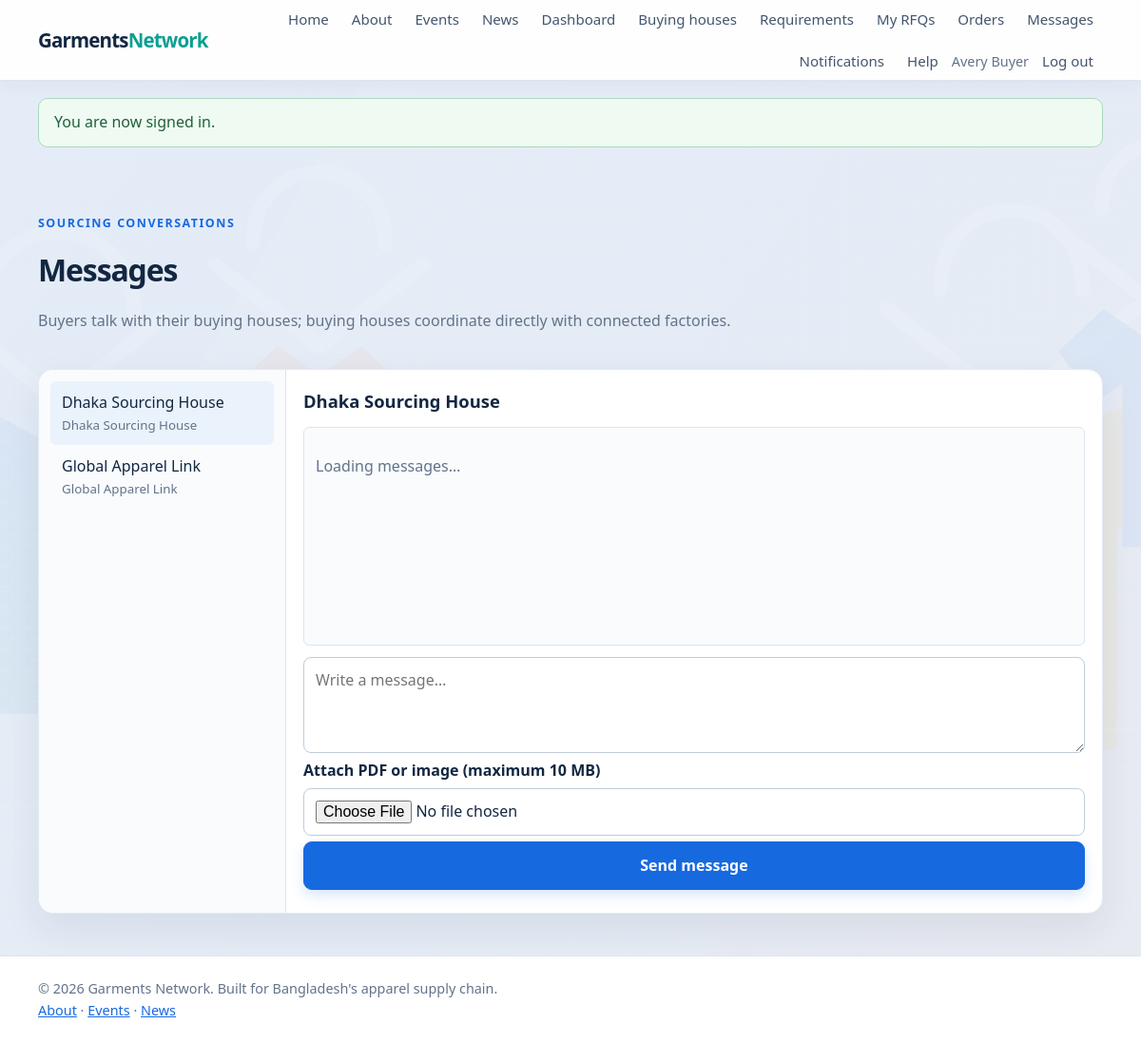
/messages/index.php (signed in), run on the app's committed database.
### tables this page shows
CREATE TABLE users (
    id BIGINT UNSIGNED AUTO_INCREMENT PRIMARY KEY,
    role_id TINYINT UNSIGNED NOT NULL,
    name VARCHAR(120) NOT NULL,
    email VARCHAR(190) NOT NULL UNIQUE,
    password_hash VARCHAR(255) NOT NULL,
    status ENUM('active', 'suspended') NOT NULL DEFAULT 'active',
    created_at TIMESTAMP NOT NULL DEFAULT CURRENT_TIMESTAMP,
    updated_at TIMESTAMP NOT NULL DEFAULT CURRENT_TIMESTAMP ON UPDATE CURRENT_TIMESTAMP,
    CONSTRAINT fk_users_role FOREIGN KEY (role_id) REFERENCES roles(id),
    INDEX idx_users_role_status (role_id, status)
);

### includes/functions.php (called while the page is built, shortened)
<?php
function e(?string $value): string
{
    return htmlspecialchars($value ?? '', ENT_QUOTES | ENT_SUBSTITUTE, 'UTF-8');
}
function app_url(string $path = ''): string
{
    $projectRoot = realpath(__DIR__ . DIRECTORY_SEPARATOR . '..');
    $base = '';
    $scriptFile = isset($_SERVER['SCRIPT_FILENAME']) ? realpath($_SERVER['SCRIPT_FILENAME']) : false;
    $scriptName = str_replace('\\', '/', (string) ($_SERVER['SCRIPT_NAME'] ?? ''));
    if ($projectRoot !== false && $scriptFile !== false) {
        $normalizedRoot = rtrim(str_replace('\\', '/', $projectRoot), '/');
        $normalizedScript = str_replace('\\', '/', $scriptFile);
        $rootPrefix = $normalizedRoot . '/';
        if (stripos($normalizedScript, $rootPrefix) === 0) {
            $relativeScript = substr($normalizedScript, strlen($rootPrefix));
            if ($relativeScript !== '' && strlen($scriptName) >= strlen($relativeScript)) {
                $scriptSuffix = substr($scriptName, -strlen($relativeScript));
                if (strcasecmp($scriptSuffix, $relativeScript) === 0) {
                    $base = rtrim(substr($scriptName, 0, -strlen($relativeScript)), '/');
                }
            }
        }
        if ($base === '') {
            $documentRoot = isset($_SERVER['DOCUMENT_ROOT']) ? realpath($_SERVER['DOCUMENT_ROOT']) : false;
            $normalizedDocumentRoot = $documentRoot === false
                ? ''
                : rtrim(str_replace('\\', '/', $documentRoot), '/');
            $normalizedProject = str_replace('\\', '/', $projectRoot);
        }
    }
    $path = ltrim($path, '/');
    return $base . ($path === '' ? '' : '/' . $path);
}
function csrf_token(): string
{
    return $_SESSION['csrf_token'];
}
function take_flash(): ?array
{
    $flash = $_SESSION['flash'];
    return $flash;
}

### includes/auth.php (called while the page is built, shortened)
<?php
require_once __DIR__ . '/db.php';
require_once __DIR__ . '/functions.php';
function current_user(): ?array
{
    static $checked = false;
    static $cachedUser = null;
    if ($checked) {
        return $cachedUser;
    }
    $checked = true;
    $statement = db()->prepare(
        'SELECT users.id, users.name, users.email, users.status, roles.slug AS role
         FROM users INNER JOIN roles ON roles.id = users.role_id
         WHERE users.id = :user_id LIMIT 1'
    );
    $statement->execute(['user_id' => $_SESSION['user']['id']]);
    $user = $statement->fetch();
    unset($user['status']);
    $cachedUser = $user;
    return $cachedUser;
}
function require_login(): void
{
    if (current_user() === null) {
        set_flash('error', 'Please sign in to continue.');
        redirect_to(app_url('auth/login.php'));
    }
}

### includes/db.php (called while the page is built, shortened)
<?php
function db(): PDO
{
    static $connection = null;
    if ($connection instanceof PDO) {
        return $connection;
    }
    $host = getenv('DB_HOST') ?: '127.0.0.1';
    $database = getenv('DB_NAME') ?: 'garments_network';
    $username = getenv('DB_USER') ?: 'root';
    $password = getenv('DB_PASSWORD') ?: '';
    $charset = 'utf8mb4';
    $dsn = "mysql:host={$host};dbname={$database};charset={$charset}";
    $connection = new PDO($dsn, $username, $password, [
        PDO::ATTR_ERRMODE => PDO::ERRMODE_EXCEPTION,
        PDO::ATTR_DEFAULT_FETCH_MODE => PDO::FETCH_ASSOC,
        PDO::ATTR_EMULATE_PREPARES => false,
    ]);
    return $connection;
}

### messages/index.php (the view, shortened to what this page needs)
<?php
require_login();
$user = current_user();
$currentCompany = $user['role'] === 'buying_house' ? current_company() : null;
$contactsStatement = match ($user['role']) {
    'buyer' => db()->prepare(
        "SELECT DISTINCT peers.id, peers.name, companies.name AS company_name
         FROM rfqs
         INNER JOIN rfq_recipients ON rfq_recipients.rfq_id = rfqs.id
         INNER JOIN companies ON companies.id = rfq_recipients.recipient_company_id
         INNER JOIN users AS peers ON peers.id = companies.owner_user_id
         INNER JOIN roles ON roles.id = peers.role_id
         WHERE rfqs.buyer_id = :user_id AND roles.slug = 'buying_house'
         ORDER BY peers.name"
    ),
    'buying_house' => db()->prepare(
        "SELECT DISTINCT peers.id, peers.name, peers.company_name
         FROM (
             SELECT buyer.id, buyer.name, buyer_company.name AS company_name
             FROM rfqs
             INNER JOIN rfq_recipients ON rfq_recipients.rfq_id = rfqs.id
             INNER JOIN users buyer ON buyer.id = rfqs.buyer_id
             LEFT JOIN companies buyer_company ON buyer_company.owner_user_id = buyer.id
             WHERE rfq_recipients.recipient_company_id = :house_rfq_company
             UNION
             SELECT factory_user.id, factory_user.name, factory.name AS company_name
             FROM buying_house_factories
             INNER JOIN companies house ON house.id = buying_house_factories.buying_house_company_id
             INNER JOIN companies factory ON factory.id = buying_house_factories.factory_company_id
             INNER JOIN users factory_user ON factory_user.id = factory.owner_user_id
             WHERE house.owner_user_id = :house_network_user
         ) peers
         ORDER BY peers.name"
    ),
    default => db()->prepare(
        "SELECT DISTINCT peers.id, peers.name, house.name AS company_name
         FROM buying_house_factories
         INNER JOIN companies factory ON factory.id = buying_house_factories.factory_company_id
         INNER JOIN companies house ON house.id = buying_house_factories.buying_house_company_id
         INNER JOIN users AS peers ON peers.id = house.owner_user_id
         WHERE factory.owner_user_id = :factory_user
         ORDER BY peers.name"
    ),
};
$contactsStatement->execute(match ($user['role']) {
    'buyer' => ['user_id' => $user['id']],
    'buying_house' => ['house_rfq_company' => $currentCompany['id'], 'house_network_user' => $user['id']],
    default => ['factory_user' => $user['id']],
});
$contacts = $contactsStatement->fetchAll();
$partnerId = filter_var($_GET['with'] ?? null, FILTER_VALIDATE_INT);
$partner = null;
if ($partner === null && $contacts !== []) {
    $partner = $contacts[0];
    $partnerId = (int) $partner['id'];
}
require __DIR__ . '/../includes/header.php';
?>
<main class="container">
    <section class="page-heading"><p class="eyebrow">Sourcing conversations</p><h1>Messages</h1><p>Buyers talk with their buying houses; buying houses coordinate directly with connected factories.</p></section>
    <?php if ($partner === null): ?>
        <section class="card"><p>No RFQ conversations are available yet. Send or receive an RFQ to start a conversation.</p></section>
    <?php else: ?>
        <section class="card chat-card" data-chat data-partner-id="<?= (int) $partnerId ?>" data-current-user-id="<?= (int) $user['id'] ?>" data-api-url="<?= e(app_url('api/messages.php')) ?>" data-csrf-token="<?= e(csrf_token()) ?>" data-download-url="<?= e(app_url('api/message-download.php')) ?>">
            <div class="chat-layout">
                <aside class="chat-contacts" aria-label="Conversations">
                    <?php foreach ($contacts as $contact): ?>
                        <a class="chat-contact <?= (int) $contact['id'] === (int) $partnerId ? 'is-selected' : '' ?>" href="<?= e(app_url('messages/index.php?with=' . (int) $contact['id'])) ?>">
                            <?= e($contact['company_name'] ?? $contact['name']) ?><small><?= e($contact['name']) ?></small>
                        </a>
                    <?php endforeach; ?>
                </aside>
                <div class="chat-main">
                    <h2><?= e($partner['company_name'] ?? $partner['name']) ?></h2>
                    <div class="chat-messages" data-messages aria-live="polite"><p>Loading messages…</p></div>
                    <form class="chat-form" data-message-form>
                        <textarea id="chat-message" name="body" rows="3" maxlength="10000" placeholder="Write a message…" aria-label="Message"></textarea>
                        <label for="chat-attachment">Attach PDF or image (maximum 10 MB)</label>
                        <input id="chat-attachment" name="attachment" type="file" accept=".pdf,.jpg,.jpeg,.png,.webp,application/pdf,image/jpeg,image/png,image/webp">
                        <button class="button" type="submit">Send message</button>
                    </form>
                </div>
            </div>
        </section>
    <?php endif; ?>
</main>
<?php require __DIR__ . '/../includes/footer.php'; ?>

### includes/header.php (shortened to what this page needs)
<?php
require_once __DIR__ . '/auth.php';
$signedInUser = current_user();
$flashMessage = take_flash();
?>
<!doctype html>
<html lang="en">
<head>
    <link rel="stylesheet" href="<?= e(app_url('assets/css/style.css')) ?>">
</head>
<body>
<header class="site-header">
    <div class="container nav-wrap">
        <a class="brand" href="<?= e(app_url('index.php')) ?>">Garments<span>Network</span></a>
        <nav aria-label="Main navigation">
            <a href="<?= e(app_url('index.php')) ?>">Home</a>
            <a href="<?= e(app_url('about.php')) ?>">About</a>
            <a href="<?= e(app_url('events/index.php')) ?>">Events</a>
            <a href="<?= e(app_url('news/index.php')) ?>">News</a>
            <?php if ($signedInUser !== null): ?>
                <a href="<?= e(app_url('dashboard.php')) ?>">Dashboard</a>
                <?php if ($signedInUser['role'] === 'admin'): ?>
                    <a href="<?= e(app_url('admin/index.php')) ?>">Admin panel</a>
                <?php elseif ($signedInUser['role'] === 'buyer'): ?>
                    <a href="<?= e(app_url('buying_houses/index.php')) ?>">Buying houses</a>
                    <a href="<?= e(app_url('requirements/index.php')) ?>">Requirements</a>
                    <a href="<?= e(app_url('buyer/rfqs.php')) ?>">My RFQs</a>
                    <a href="<?= e(app_url('buyer/orders.php')) ?>">Orders</a>
                    <a href="<?= e(app_url('messages/index.php')) ?>">Messages</a>
                <?php endif; ?>
                <?php
                $unreadStatement = db()->prepare('SELECT COUNT(*) FROM notifications WHERE user_id = :user_id AND read_at IS NULL');
                $unreadStatement->execute(['user_id' => $signedInUser['id']]);
                $unreadCount = (int) $unreadStatement->fetchColumn();
                ?>
                <a href="<?= e(app_url('notifications/index.php')) ?>">Notifications<?= $unreadCount > 0 ? ' (' . $unreadCount . ')' : '' ?></a>
                <a href="<?= e(app_url('complaints/index.php')) ?>">Help</a>
                <span class="nav-user"><?= e($signedInUser['name']) ?></span>
                <form class="nav-form" method="post" action="<?= e(app_url('auth/logout.php')) ?>">
                    <button class="link-button" type="submit">Log out</button>
                </form>
            <?php else: ?>
                <a href="<?= e(app_url('auth/login.php')) ?>">Log in</a>
                <a class="nav-cta" href="<?= e(app_url('auth/register.php')) ?>">Register</a>
            <?php endif; ?>
        </nav>
    </div>
</header>
<?php if ($flashMessage !== null): ?>
    <div class="container">
        <div class="alert alert-<?= e($flashMessage['type']) ?>" role="status"><?= e($flashMessage['message']) ?></div>
    </div>
<?php endif; ?>

### data on the page
users: name "Avery Buyer"
users: company_name "Dhaka Sourcing House", name "Dhaka Sourcing House"
users: company_name "Global Apparel Link", name "Global Apparel Link"

### other printed values
$flashMessage['message'] "You are now signed in."
$partner['company_name'] "Dhaka Sourcing House"
